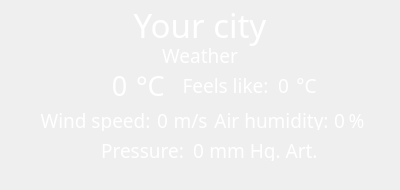
<?xml version="1.0" encoding="UTF-8"?>
<ui version="4.0">
 <class>WeatherWindow</class>
 <widget class="QWidget" name="WeatherWindow">
  <property name="geometry">
   <rect>
    <x>0</x>
    <y>0</y>
    <width>400</width>
    <height>190</height>
   </rect>
  </property>
  <property name="minimumSize">
   <size>
    <width>400</width>
    <height>190</height>
   </size>
  </property>
  <property name="maximumSize">
   <size>
    <width>400</width>
    <height>190</height>
   </size>
  </property>
  <property name="windowTitle">
   <string>Form</string>
  </property>
  <widget class="QLabel" name="citylbl">
   <property name="geometry">
    <rect>
     <x>0</x>
     <y>0</y>
     <width>400</width>
     <height>50</height>
    </rect>
   </property>
   <property name="palette">
    <palette>
     <active>
      <colorrole role="WindowText">
       <brush brushstyle="SolidPattern">
        <color alpha="255">
         <red>255</red>
         <green>255</green>
         <blue>255</blue>
        </color>
       </brush>
      </colorrole>
      <colorrole role="Text">
       <brush brushstyle="SolidPattern">
        <color alpha="255">
         <red>255</red>
         <green>255</green>
         <blue>255</blue>
        </color>
       </brush>
      </colorrole>
      <colorrole role="PlaceholderText">
       <brush brushstyle="SolidPattern">
        <color alpha="128">
         <red>255</red>
         <green>255</green>
         <blue>255</blue>
        </color>
       </brush>
      </colorrole>
     </active>
     <inactive>
      <colorrole role="WindowText">
       <brush brushstyle="SolidPattern">
        <color alpha="255">
         <red>255</red>
         <green>255</green>
         <blue>255</blue>
        </color>
       </brush>
      </colorrole>
      <colorrole role="Text">
       <brush brushstyle="SolidPattern">
        <color alpha="255">
         <red>255</red>
         <green>255</green>
         <blue>255</blue>
        </color>
       </brush>
      </colorrole>
      <colorrole role="PlaceholderText">
       <brush brushstyle="SolidPattern">
        <color alpha="128">
         <red>255</red>
         <green>255</green>
         <blue>255</blue>
        </color>
       </brush>
      </colorrole>
     </inactive>
     <disabled>
      <colorrole role="WindowText">
       <brush brushstyle="SolidPattern">
        <color alpha="255">
         <red>120</red>
         <green>120</green>
         <blue>120</blue>
        </color>
       </brush>
      </colorrole>
      <colorrole role="Text">
       <brush brushstyle="SolidPattern">
        <color alpha="255">
         <red>120</red>
         <green>120</green>
         <blue>120</blue>
        </color>
       </brush>
      </colorrole>
      <colorrole role="PlaceholderText">
       <brush brushstyle="SolidPattern">
        <color alpha="128">
         <red>0</red>
         <green>0</green>
         <blue>0</blue>
        </color>
       </brush>
      </colorrole>
     </disabled>
    </palette>
   </property>
   <property name="font">
    <font>
     <family>Yandex Sans Text Medium</family>
     <pointsize>25</pointsize>
    </font>
   </property>
   <property name="text">
    <string>Your city</string>
   </property>
   <property name="textFormat">
    <enum>Qt::AutoText</enum>
   </property>
   <property name="alignment">
    <set>Qt::AlignCenter</set>
   </property>
  </widget>
  <widget class="QLabel" name="templbl">
   <property name="geometry">
    <rect>
     <x>104</x>
     <y>70</y>
     <width>31</width>
     <height>31</height>
    </rect>
   </property>
   <property name="palette">
    <palette>
     <active>
      <colorrole role="WindowText">
       <brush brushstyle="SolidPattern">
        <color alpha="255">
         <red>255</red>
         <green>255</green>
         <blue>255</blue>
        </color>
       </brush>
      </colorrole>
     </active>
     <inactive>
      <colorrole role="WindowText">
       <brush brushstyle="SolidPattern">
        <color alpha="255">
         <red>255</red>
         <green>255</green>
         <blue>255</blue>
        </color>
       </brush>
      </colorrole>
     </inactive>
     <disabled>
      <colorrole role="WindowText">
       <brush brushstyle="SolidPattern">
        <color alpha="255">
         <red>120</red>
         <green>120</green>
         <blue>120</blue>
        </color>
       </brush>
      </colorrole>
     </disabled>
    </palette>
   </property>
   <property name="font">
    <font>
     <family>Yandex Sans Text Medium</family>
     <pointsize>20</pointsize>
    </font>
   </property>
   <property name="text">
    <string>0</string>
   </property>
   <property name="alignment">
    <set>Qt::AlignCenter</set>
   </property>
  </widget>
  <widget class="QLabel" name="weatherlbl">
   <property name="geometry">
    <rect>
     <x>0</x>
     <y>40</y>
     <width>400</width>
     <height>31</height>
    </rect>
   </property>
   <property name="palette">
    <palette>
     <active>
      <colorrole role="WindowText">
       <brush brushstyle="SolidPattern">
        <color alpha="255">
         <red>255</red>
         <green>255</green>
         <blue>255</blue>
        </color>
       </brush>
      </colorrole>
     </active>
     <inactive>
      <colorrole role="WindowText">
       <brush brushstyle="SolidPattern">
        <color alpha="255">
         <red>255</red>
         <green>255</green>
         <blue>255</blue>
        </color>
       </brush>
      </colorrole>
     </inactive>
     <disabled>
      <colorrole role="WindowText">
       <brush brushstyle="SolidPattern">
        <color alpha="255">
         <red>120</red>
         <green>120</green>
         <blue>120</blue>
        </color>
       </brush>
      </colorrole>
     </disabled>
    </palette>
   </property>
   <property name="font">
    <font>
     <family>Yandex Sans Text Medium</family>
     <pointsize>14</pointsize>
    </font>
   </property>
   <property name="text">
    <string>Weather</string>
   </property>
   <property name="alignment">
    <set>Qt::AlignCenter</set>
   </property>
  </widget>
  <widget class="QLabel" name="feelslike">
   <property name="geometry">
    <rect>
     <x>180</x>
     <y>75</y>
     <width>91</width>
     <height>21</height>
    </rect>
   </property>
   <property name="palette">
    <palette>
     <active>
      <colorrole role="WindowText">
       <brush brushstyle="SolidPattern">
        <color alpha="255">
         <red>255</red>
         <green>255</green>
         <blue>255</blue>
        </color>
       </brush>
      </colorrole>
     </active>
     <inactive>
      <colorrole role="WindowText">
       <brush brushstyle="SolidPattern">
        <color alpha="255">
         <red>255</red>
         <green>255</green>
         <blue>255</blue>
        </color>
       </brush>
      </colorrole>
     </inactive>
     <disabled>
      <colorrole role="WindowText">
       <brush brushstyle="SolidPattern">
        <color alpha="255">
         <red>120</red>
         <green>120</green>
         <blue>120</blue>
        </color>
       </brush>
      </colorrole>
     </disabled>
    </palette>
   </property>
   <property name="font">
    <font>
     <family>Yandex Sans Text Medium</family>
     <pointsize>14</pointsize>
    </font>
   </property>
   <property name="text">
    <string>Feels like:</string>
   </property>
   <property name="alignment">
    <set>Qt::AlignCenter</set>
   </property>
  </widget>
  <widget class="QLabel" name="feelslbl">
   <property name="geometry">
    <rect>
     <x>268</x>
     <y>75</y>
     <width>31</width>
     <height>21</height>
    </rect>
   </property>
   <property name="palette">
    <palette>
     <active>
      <colorrole role="WindowText">
       <brush brushstyle="SolidPattern">
        <color alpha="255">
         <red>255</red>
         <green>255</green>
         <blue>255</blue>
        </color>
       </brush>
      </colorrole>
     </active>
     <inactive>
      <colorrole role="WindowText">
       <brush brushstyle="SolidPattern">
        <color alpha="255">
         <red>255</red>
         <green>255</green>
         <blue>255</blue>
        </color>
       </brush>
      </colorrole>
     </inactive>
     <disabled>
      <colorrole role="WindowText">
       <brush brushstyle="SolidPattern">
        <color alpha="255">
         <red>120</red>
         <green>120</green>
         <blue>120</blue>
        </color>
       </brush>
      </colorrole>
     </disabled>
    </palette>
   </property>
   <property name="font">
    <font>
     <family>Yandex Sans Text Medium</family>
     <pointsize>14</pointsize>
    </font>
   </property>
   <property name="text">
    <string>0</string>
   </property>
   <property name="alignment">
    <set>Qt::AlignCenter</set>
   </property>
  </widget>
  <widget class="QLabel" name="bg">
   <property name="geometry">
    <rect>
     <x>0</x>
     <y>0</y>
     <width>411</width>
     <height>211</height>
    </rect>
   </property>
   <property name="text">
    <string/>
   </property>
   <property name="pixmap">
    <pixmap>icons/background.jpg</pixmap>
   </property>
   <property name="scaledContents">
    <bool>true</bool>
   </property>
  </widget>
  <widget class="QLabel" name="clbl">
   <property name="geometry">
    <rect>
     <x>130</x>
     <y>70</y>
     <width>41</width>
     <height>31</height>
    </rect>
   </property>
   <property name="palette">
    <palette>
     <active>
      <colorrole role="WindowText">
       <brush brushstyle="SolidPattern">
        <color alpha="255">
         <red>255</red>
         <green>255</green>
         <blue>255</blue>
        </color>
       </brush>
      </colorrole>
     </active>
     <inactive>
      <colorrole role="WindowText">
       <brush brushstyle="SolidPattern">
        <color alpha="255">
         <red>255</red>
         <green>255</green>
         <blue>255</blue>
        </color>
       </brush>
      </colorrole>
     </inactive>
     <disabled>
      <colorrole role="WindowText">
       <brush brushstyle="SolidPattern">
        <color alpha="255">
         <red>120</red>
         <green>120</green>
         <blue>120</blue>
        </color>
       </brush>
      </colorrole>
     </disabled>
    </palette>
   </property>
   <property name="font">
    <font>
     <family>Yandex Sans Text Medium</family>
     <pointsize>20</pointsize>
    </font>
   </property>
   <property name="text">
    <string>°С</string>
   </property>
   <property name="alignment">
    <set>Qt::AlignCenter</set>
   </property>
  </widget>
  <widget class="QLabel" name="clbl_2">
   <property name="geometry">
    <rect>
     <x>291</x>
     <y>75</y>
     <width>31</width>
     <height>21</height>
    </rect>
   </property>
   <property name="palette">
    <palette>
     <active>
      <colorrole role="WindowText">
       <brush brushstyle="SolidPattern">
        <color alpha="255">
         <red>255</red>
         <green>255</green>
         <blue>255</blue>
        </color>
       </brush>
      </colorrole>
     </active>
     <inactive>
      <colorrole role="WindowText">
       <brush brushstyle="SolidPattern">
        <color alpha="255">
         <red>255</red>
         <green>255</green>
         <blue>255</blue>
        </color>
       </brush>
      </colorrole>
     </inactive>
     <disabled>
      <colorrole role="WindowText">
       <brush brushstyle="SolidPattern">
        <color alpha="255">
         <red>120</red>
         <green>120</green>
         <blue>120</blue>
        </color>
       </brush>
      </colorrole>
     </disabled>
    </palette>
   </property>
   <property name="font">
    <font>
     <family>Yandex Sans Text Medium</family>
     <pointsize>14</pointsize>
    </font>
   </property>
   <property name="text">
    <string>°С</string>
   </property>
   <property name="alignment">
    <set>Qt::AlignCenter</set>
   </property>
  </widget>
  <widget class="QLabel" name="windspeed">
   <property name="geometry">
    <rect>
     <x>35</x>
     <y>110</y>
     <width>121</width>
     <height>21</height>
    </rect>
   </property>
   <property name="palette">
    <palette>
     <active>
      <colorrole role="WindowText">
       <brush brushstyle="SolidPattern">
        <color alpha="255">
         <red>255</red>
         <green>255</green>
         <blue>255</blue>
        </color>
       </brush>
      </colorrole>
     </active>
     <inactive>
      <colorrole role="WindowText">
       <brush brushstyle="SolidPattern">
        <color alpha="255">
         <red>255</red>
         <green>255</green>
         <blue>255</blue>
        </color>
       </brush>
      </colorrole>
     </inactive>
     <disabled>
      <colorrole role="WindowText">
       <brush brushstyle="SolidPattern">
        <color alpha="255">
         <red>120</red>
         <green>120</green>
         <blue>120</blue>
        </color>
       </brush>
      </colorrole>
     </disabled>
    </palette>
   </property>
   <property name="font">
    <font>
     <family>Yandex Sans Text Medium</family>
     <pointsize>14</pointsize>
    </font>
   </property>
   <property name="text">
    <string>Wind speed:</string>
   </property>
   <property name="alignment">
    <set>Qt::AlignCenter</set>
   </property>
  </widget>
  <widget class="QLabel" name="speedlbl">
   <property name="geometry">
    <rect>
     <x>152</x>
     <y>110</y>
     <width>21</width>
     <height>20</height>
    </rect>
   </property>
   <property name="palette">
    <palette>
     <active>
      <colorrole role="WindowText">
       <brush brushstyle="SolidPattern">
        <color alpha="255">
         <red>255</red>
         <green>255</green>
         <blue>255</blue>
        </color>
       </brush>
      </colorrole>
     </active>
     <inactive>
      <colorrole role="WindowText">
       <brush brushstyle="SolidPattern">
        <color alpha="255">
         <red>255</red>
         <green>255</green>
         <blue>255</blue>
        </color>
       </brush>
      </colorrole>
     </inactive>
     <disabled>
      <colorrole role="WindowText">
       <brush brushstyle="SolidPattern">
        <color alpha="255">
         <red>120</red>
         <green>120</green>
         <blue>120</blue>
        </color>
       </brush>
      </colorrole>
     </disabled>
    </palette>
   </property>
   <property name="font">
    <font>
     <family>Yandex Sans Text Medium</family>
     <pointsize>14</pointsize>
    </font>
   </property>
   <property name="text">
    <string>0</string>
   </property>
   <property name="alignment">
    <set>Qt::AlignCenter</set>
   </property>
  </widget>
  <widget class="QLabel" name="mslbl">
   <property name="geometry">
    <rect>
     <x>167</x>
     <y>110</y>
     <width>47</width>
     <height>20</height>
    </rect>
   </property>
   <property name="palette">
    <palette>
     <active>
      <colorrole role="WindowText">
       <brush brushstyle="SolidPattern">
        <color alpha="255">
         <red>255</red>
         <green>255</green>
         <blue>255</blue>
        </color>
       </brush>
      </colorrole>
     </active>
     <inactive>
      <colorrole role="WindowText">
       <brush brushstyle="SolidPattern">
        <color alpha="255">
         <red>255</red>
         <green>255</green>
         <blue>255</blue>
        </color>
       </brush>
      </colorrole>
     </inactive>
     <disabled>
      <colorrole role="WindowText">
       <brush brushstyle="SolidPattern">
        <color alpha="255">
         <red>120</red>
         <green>120</green>
         <blue>120</blue>
        </color>
       </brush>
      </colorrole>
     </disabled>
    </palette>
   </property>
   <property name="font">
    <font>
     <family>Yandex Sans Text Medium</family>
     <pointsize>14</pointsize>
    </font>
   </property>
   <property name="text">
    <string>m/s</string>
   </property>
   <property name="alignment">
    <set>Qt::AlignCenter</set>
   </property>
  </widget>
  <widget class="QLabel" name="airhumidity">
   <property name="geometry">
    <rect>
     <x>211</x>
     <y>110</y>
     <width>121</width>
     <height>20</height>
    </rect>
   </property>
   <property name="palette">
    <palette>
     <active>
      <colorrole role="WindowText">
       <brush brushstyle="SolidPattern">
        <color alpha="255">
         <red>255</red>
         <green>255</green>
         <blue>255</blue>
        </color>
       </brush>
      </colorrole>
     </active>
     <inactive>
      <colorrole role="WindowText">
       <brush brushstyle="SolidPattern">
        <color alpha="255">
         <red>255</red>
         <green>255</green>
         <blue>255</blue>
        </color>
       </brush>
      </colorrole>
     </inactive>
     <disabled>
      <colorrole role="WindowText">
       <brush brushstyle="SolidPattern">
        <color alpha="255">
         <red>120</red>
         <green>120</green>
         <blue>120</blue>
        </color>
       </brush>
      </colorrole>
     </disabled>
    </palette>
   </property>
   <property name="font">
    <font>
     <family>Yandex Sans Text Medium</family>
     <pointsize>14</pointsize>
    </font>
   </property>
   <property name="text">
    <string>Air humidity:</string>
   </property>
   <property name="alignment">
    <set>Qt::AlignCenter</set>
   </property>
  </widget>
  <widget class="QLabel" name="humlbl">
   <property name="geometry">
    <rect>
     <x>324</x>
     <y>110</y>
     <width>31</width>
     <height>21</height>
    </rect>
   </property>
   <property name="palette">
    <palette>
     <active>
      <colorrole role="WindowText">
       <brush brushstyle="SolidPattern">
        <color alpha="255">
         <red>255</red>
         <green>255</green>
         <blue>255</blue>
        </color>
       </brush>
      </colorrole>
     </active>
     <inactive>
      <colorrole role="WindowText">
       <brush brushstyle="SolidPattern">
        <color alpha="255">
         <red>255</red>
         <green>255</green>
         <blue>255</blue>
        </color>
       </brush>
      </colorrole>
     </inactive>
     <disabled>
      <colorrole role="WindowText">
       <brush brushstyle="SolidPattern">
        <color alpha="255">
         <red>120</red>
         <green>120</green>
         <blue>120</blue>
        </color>
       </brush>
      </colorrole>
     </disabled>
    </palette>
   </property>
   <property name="font">
    <font>
     <family>Yandex Sans Text Medium</family>
     <pointsize>14</pointsize>
    </font>
   </property>
   <property name="text">
    <string>0</string>
   </property>
   <property name="alignment">
    <set>Qt::AlignCenter</set>
   </property>
  </widget>
  <widget class="QLabel" name="procent">
   <property name="geometry">
    <rect>
     <x>346</x>
     <y>110</y>
     <width>21</width>
     <height>20</height>
    </rect>
   </property>
   <property name="palette">
    <palette>
     <active>
      <colorrole role="WindowText">
       <brush brushstyle="SolidPattern">
        <color alpha="255">
         <red>255</red>
         <green>255</green>
         <blue>255</blue>
        </color>
       </brush>
      </colorrole>
     </active>
     <inactive>
      <colorrole role="WindowText">
       <brush brushstyle="SolidPattern">
        <color alpha="255">
         <red>255</red>
         <green>255</green>
         <blue>255</blue>
        </color>
       </brush>
      </colorrole>
     </inactive>
     <disabled>
      <colorrole role="WindowText">
       <brush brushstyle="SolidPattern">
        <color alpha="255">
         <red>120</red>
         <green>120</green>
         <blue>120</blue>
        </color>
       </brush>
      </colorrole>
     </disabled>
    </palette>
   </property>
   <property name="font">
    <font>
     <family>Yandex Sans Text Medium</family>
     <pointsize>14</pointsize>
    </font>
   </property>
   <property name="text">
    <string>%</string>
   </property>
   <property name="alignment">
    <set>Qt::AlignCenter</set>
   </property>
  </widget>
  <widget class="QLabel" name="pressure">
   <property name="geometry">
    <rect>
     <x>97</x>
     <y>140</y>
     <width>91</width>
     <height>20</height>
    </rect>
   </property>
   <property name="palette">
    <palette>
     <active>
      <colorrole role="WindowText">
       <brush brushstyle="SolidPattern">
        <color alpha="255">
         <red>255</red>
         <green>255</green>
         <blue>255</blue>
        </color>
       </brush>
      </colorrole>
     </active>
     <inactive>
      <colorrole role="WindowText">
       <brush brushstyle="SolidPattern">
        <color alpha="255">
         <red>255</red>
         <green>255</green>
         <blue>255</blue>
        </color>
       </brush>
      </colorrole>
     </inactive>
     <disabled>
      <colorrole role="WindowText">
       <brush brushstyle="SolidPattern">
        <color alpha="255">
         <red>120</red>
         <green>120</green>
         <blue>120</blue>
        </color>
       </brush>
      </colorrole>
     </disabled>
    </palette>
   </property>
   <property name="font">
    <font>
     <family>Yandex Sans Text Medium</family>
     <pointsize>14</pointsize>
    </font>
   </property>
   <property name="text">
    <string>Pressure:</string>
   </property>
   <property name="alignment">
    <set>Qt::AlignCenter</set>
   </property>
  </widget>
  <widget class="QLabel" name="preslbl">
   <property name="geometry">
    <rect>
     <x>183</x>
     <y>140</y>
     <width>31</width>
     <height>20</height>
    </rect>
   </property>
   <property name="palette">
    <palette>
     <active>
      <colorrole role="WindowText">
       <brush brushstyle="SolidPattern">
        <color alpha="255">
         <red>255</red>
         <green>255</green>
         <blue>255</blue>
        </color>
       </brush>
      </colorrole>
     </active>
     <inactive>
      <colorrole role="WindowText">
       <brush brushstyle="SolidPattern">
        <color alpha="255">
         <red>255</red>
         <green>255</green>
         <blue>255</blue>
        </color>
       </brush>
      </colorrole>
     </inactive>
     <disabled>
      <colorrole role="WindowText">
       <brush brushstyle="SolidPattern">
        <color alpha="255">
         <red>120</red>
         <green>120</green>
         <blue>120</blue>
        </color>
       </brush>
      </colorrole>
     </disabled>
    </palette>
   </property>
   <property name="font">
    <font>
     <family>Yandex Sans Text Medium</family>
     <pointsize>14</pointsize>
    </font>
   </property>
   <property name="text">
    <string>0</string>
   </property>
   <property name="alignment">
    <set>Qt::AlignCenter</set>
   </property>
  </widget>
  <widget class="QLabel" name="mm">
   <property name="geometry">
    <rect>
     <x>208</x>
     <y>140</y>
     <width>111</width>
     <height>21</height>
    </rect>
   </property>
   <property name="palette">
    <palette>
     <active>
      <colorrole role="WindowText">
       <brush brushstyle="SolidPattern">
        <color alpha="255">
         <red>255</red>
         <green>255</green>
         <blue>255</blue>
        </color>
       </brush>
      </colorrole>
     </active>
     <inactive>
      <colorrole role="WindowText">
       <brush brushstyle="SolidPattern">
        <color alpha="255">
         <red>255</red>
         <green>255</green>
         <blue>255</blue>
        </color>
       </brush>
      </colorrole>
     </inactive>
     <disabled>
      <colorrole role="WindowText">
       <brush brushstyle="SolidPattern">
        <color alpha="255">
         <red>120</red>
         <green>120</green>
         <blue>120</blue>
        </color>
       </brush>
      </colorrole>
     </disabled>
    </palette>
   </property>
   <property name="font">
    <font>
     <family>Yandex Sans Text Medium</family>
     <pointsize>14</pointsize>
    </font>
   </property>
   <property name="text">
    <string>mm Hg. Art.</string>
   </property>
   <property name="alignment">
    <set>Qt::AlignCenter</set>
   </property>
  </widget>
  <zorder>bg</zorder>
  <zorder>citylbl</zorder>
  <zorder>feelslbl</zorder>
  <zorder>feelslike</zorder>
  <zorder>templbl</zorder>
  <zorder>weatherlbl</zorder>
  <zorder>clbl</zorder>
  <zorder>clbl_2</zorder>
  <zorder>windspeed</zorder>
  <zorder>speedlbl</zorder>
  <zorder>mslbl</zorder>
  <zorder>airhumidity</zorder>
  <zorder>humlbl</zorder>
  <zorder>procent</zorder>
  <zorder>pressure</zorder>
  <zorder>preslbl</zorder>
  <zorder>mm</zorder>
 </widget>
 <resources/>
 <connections/>
</ui>
